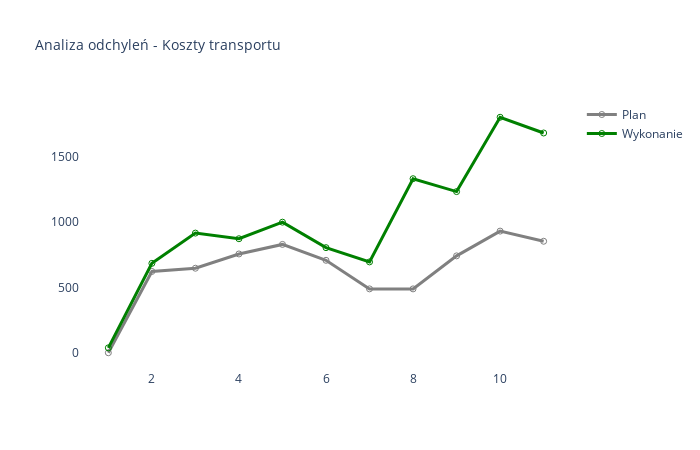

The notebook cell this image was saved under:
### Code cell
# Wykres

t_temp=t_konta_mis[(t_konta_mis['P0'].str.startswith('B. Koszty działalności operacyjnej ')==True)& (t_konta_mis['P1'].str.startswith('3.1. Usługi obce - transport')==True)]
t_wykres=t_temp.groupby(['M'],as_index=False)[['P_2022','W_2022']].sum()
t_wykres=t_wykres[t_wykres['M']<=msc]

t_wykres['P_2022']=-t_wykres['P_2022']
t_wykres['W_2022']=-t_wykres['W_2022']

fig=make_subplots(rows=1,cols=1)
fig.add_trace(go.Scatter(x=t_wykres['M'], y=t_wykres['P_2022'],  marker_symbol='circle-open',name="Plan",line= {"color": "gray", "width": 3}),row=1,col=1)
fig.add_trace(go.Scatter(x=t_wykres['M'], y=t_wykres['W_2022'],  marker_symbol='circle-open',name="Wykonanie",line= {"color": "green", "width": 3}),row=1,col=1)
fig.update_layout(title_text='Analiza odchyleń - Koszty transportu')
fig.update_layout(plot_bgcolor='#FFFFFF',font_size=12,title_font_size=14,width=700, height=450)
fig.write_image(IMAGES / '5_UO_Transport.png')
fig.show()

### Figure 1 — Plotly figure (JSON) as saved in the notebook; plotly's stock layout.template omitted (floating-point values rounded to 4 significant figures)
{"data": [{"line": {"color": "gray", "width": 3}, "marker": {"symbol": "circle-open"}, "name": "Plan", "type": "scatter", "x": [1, 2, 3, 4, 5, 6, 7, 8, 9, 10, 11], "xaxis": "x", "y": [0, 622.1, 646.9, 756.0, 828.9, 707.4, 488.7, 488.7, 741.5, 931.0, 853.2], "yaxis": "y"}, {"line": {"color": "green", "width": 3}, "marker": {"symbol": "circle-open"}, "name": "Wykonanie", "type": "scatter", "x": [1, 2, 3, 4, 5, 6, 7, 8, 9, 10, 11], "xaxis": "x", "y": [37.55, 684.3, 915.8, 872.7, 999.3, 804.2, 695.2, 1332.0, 1233.0, 1802.0, 1682.0], "yaxis": "y"}], "layout": {"font": {"size": 12}, "height": 450, "plot_bgcolor": "#FFFFFF", "title": {"font": {"size": 14}, "text": "Analiza odchyleń - Koszty transportu"}, "width": 700, "xaxis": {"anchor": "y", "domain": [0, 1]}, "yaxis": {"anchor": "x", "domain": [0, 1]}}}
